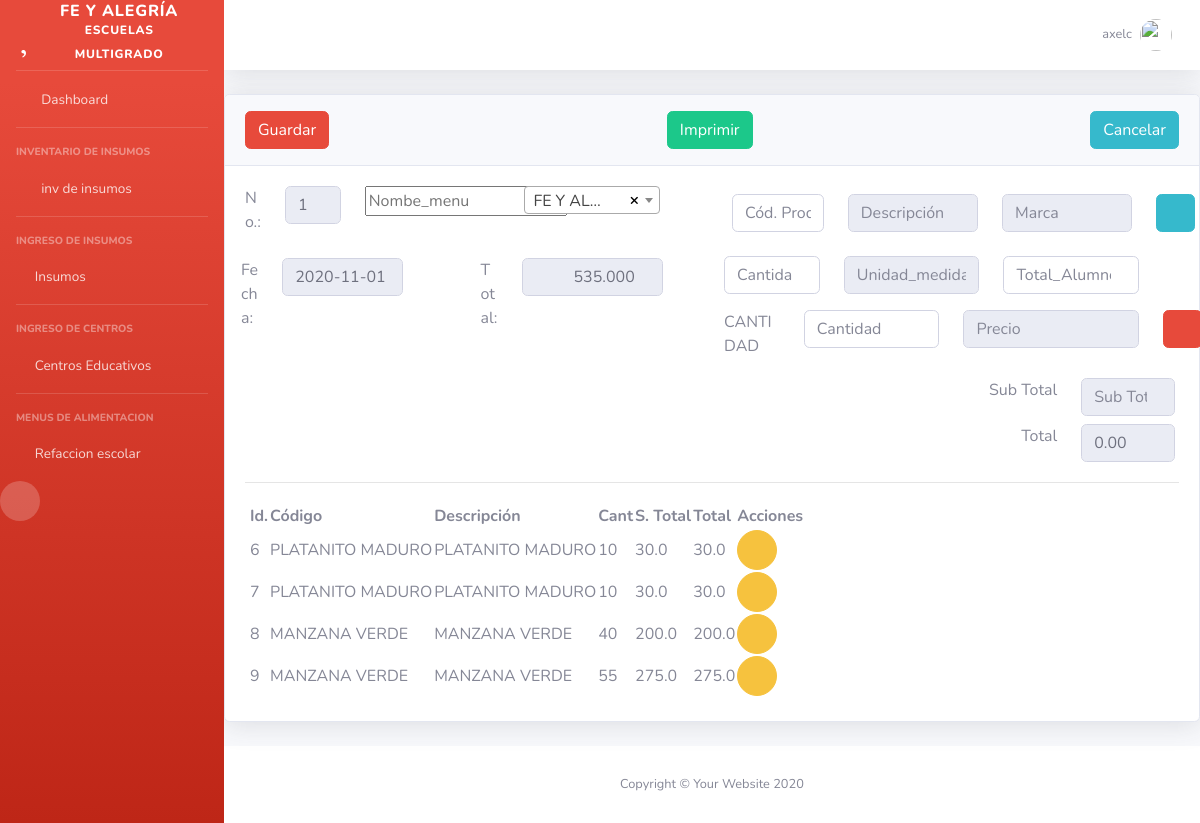
/fac/facturas/edit/1 (signed in), run on the app's committed database.
### fac/models.py (models this page shows, shortened)
class FacturaEnc(ClaseModelo2):
    cliente = models.ForeignKey(Cliente, on_delete=models.CASCADE)
    fecha = models.DateTimeField(auto_now_add=True)
    sub_total=models.FloatField(default=0)
    descuento=models.FloatField(default=0)
    total=models.FloatField(default=0)
    class Meta:
        verbose_name_plural = "Encabezado Facturas"
        verbose_name="Encabezado Factura"
        permissions = [
            ('sup_caja_facturaenc','Permisos de Supervisor de Caja Encabezado')
        ]

class FacturaDet(ClaseModelo2):
    factura = models.ForeignKey(FacturaEnc,on_delete=models.CASCADE)
    producto=models.ForeignKey(Producto,on_delete=models.CASCADE)
    cantidad_menu = models.FloatField(default=0)
    total_alumnos= models.FloatField(default=0)
    cantidad=models.BigIntegerField(default=0)
    precio=models.FloatField(default=0)
    sub_total=models.FloatField(default=0)
    descuento=models.FloatField(default=0)
    total=models.FloatField(default=0)
    class Meta:
        verbose_name_plural = "Detalles Facturas"
        verbose_name="Detalle Factura"
        permissions = [
            ('sup_caja_facturadet','Permisos de Supervisor de Caja Detalle')
        ]

### inv/models.py (models this page shows, shortened)
class Producto(ClaseModelo):
    codigo = models.CharField(
        max_length=20,
        unique=True
    )
    descripcion = models.CharField(max_length=200)
    precio = models.FloatField(default=0)
    marca = models.ForeignKey(Marca, on_delete=models.CASCADE)
    unidad = models.ForeignKey(UnidadMedida, on_delete=models.CASCADE)
    subcategoria = models.ForeignKey(SubCategoria, on_delete=models.CASCADE)
    def __str__(self):
        return '{}' .format(self.descripcion)
    class Meta:
        verbose_name_plural= "Productos"

### fac/views.py (the view, shortened to what this page needs)
# urls.py: path('facturas/',FacturaView.as_view(), name="factura_list"),
@login_required(login_url='/login/')
@permission_required('fac.change_facturaenc', login_url='bases:sin_privilegios')
def facturas(request,id=None):
    template_name='fac/facturas.html'
    detalle = {}
    clientes = Cliente.objects.filter(estado=True)
    if request.method == "GET":
        enc = FacturaEnc.objects.filter(pk=id).first()
        if not enc:
            encabezado = {
                'id':0,
                'fecha':datetime.today(),
                'cliente':0,
                'sub_total':0.00,
                'descuento':0.00,
                'total': 0.00
            }
            detalle=None
        else:
            encabezado = {
                'id':enc.id,
                'fecha':enc.fecha,
                'cliente':enc.cliente,
                'sub_total':enc.sub_total,
                'descuento':enc.descuento,
                'total':enc.total
            }
        detalle=FacturaDet.objects.filter(factura=enc)
        contexto = {"enc":encabezado,"det":detalle,"clientes":clientes}
        return render(request,template_name,contexto)

### fac/templates/fac/facturas.html (shortened to what this page needs)
{% extends 'base/base.html' %}
{% block page_content %}
<form method="post" id="frmFacturas">
<div class="card shadow mb-4">
    <div class="card-header py-3 d-flex flex-row align-items-center justify-content-between">
        <a href="#" class="btn btn-danger">Guardar</a>
        <a href="{% url 'fac:factura_imprimir_one' enc.id %}" class="btn btn-success" target="_factura">Imprimir</a>
        <a href="{% url 'fac:factura_list' %}" class="btn btn-info">Cancelar</a>
    </div>
    <div class="card-body">
        <div class="content">
            <div class="row">
                <div class="col-lg-6 form-group">
                    <div class="content">
                        <div class="row ">
                            <div class="col-lg-1">No.:</div>
                            <div class="col-lg-2">
                                <input type="text" name="enc_id" id="enc_id" readonly class="form-control">
                            </div>
                            <div class="col-lg-4 form-group">
                                <input type="text" class="" placeholder="Nombe_menu">
                            </div>
                            <div class="col-lg-4 form-group">
                            </div>
                        </div>
                        <div class="row ">
                            <div class="col-lg-6 p-2" >
                            </div>
                        </div>
                        <div class="row">
                            <div class="col-lg-6 p-2" >
                                <div class="row">
                                    <div class="col-lg-2">
                                        Fecha:
                                    </div>
                                    <div class="col-lg-7 form-group">
                                        <input type="text" name="fecha" id="fecha" class="form-control form-control-user"
                                        value="{{ enc.fecha|date:'Y-m-d' }}" readonly />
                                    </div>
                                </div>
                            </div>
                            <div class="col-lg-6 p-2 form-group">
                                <div class="row">
                                    <div class="col-lg-2">Total:</div>
                                    <div class="col-lg-8">
                                        <input type="number" class="form-control text-right" value="0.00" disabled
                                            name="total" id="total">
                                    </div>
                                </div>
                            </div>
                        </div>
                    </div>
                </div>
                <div class="col-lg-6 from-group">
                    <div class="row p-2">
                        <div class="col-lg-3">
                            <input type="text" class="form-control" name="codigo" id="codigo" placeholder="Cód. Producto">
                        </div>
                        <div class="col-lg-4">
                            <input type="text" class="form-control" name="descripcion" id="descripcion" placeholder="Descripción" disabled>
                        </div>
                        <div class="col-lg-4">
                            <input type="text" class="form-control" name="descripcion" id="descripcion" placeholder="Marca" disabled>
                        </div>
                        <div class="col-lg-1">
                            <button type="button" class="btn btn-info" id="btnBuscar">
                                <i class="fab fa-searchengin"></i>
                            </button>
                        </div>
                    </div>
                    <div class="row ">
                            <div class="col-lg-6 p-2" >
                            </div>
                    </div>
                    <div class="row">
                        <div class="col-lg-3">
                            <input type="number" step="any" class="form-control" name="cantidad_menu" id="cantidad_menu" placeholder="Cantidad_menu" required>
                        </div>
                         <div class="col-lg-4">
                            <input type="text" class="form-control" name="descripcion" id="descripcion" placeholder="Unidad_medida" disabled>
                        </div>
                        <div class="col-lg-4">
                            <input type="number" class="form-control" name="total_alumnos" id="total_alumnos" placeholder="Total_Alumnos" required>
                        </div>
                    </div>
                    <div class="row ">
                            <div class="col-lg-6 p-2" >
                            </div>
                    </div>
                    <div class="row">
                        <div class="col-lg-2">CANTIDAD</div>
                        <div class="col-lg-4">
                            <input type="number" class="form-control" name="cantidad" id="cantidad" placeholder="Cantidad">
                        </div>
                        <div class="col-lg-5">
                            <input type="number" class="form-control" name="precio" id="precio" placeholder="Precio" readonly>
                        </div>
                        <div class="col-lg-1">
                            <button type="submit" class="btn btn-danger" id="btnGuardar"> <i class="far fa-plus-square"></i> </button>
                        </div>
                    </div>
                     <div class="row ">
                            <div class="col-lg-6 p-2" >
                            </div>
                    </div>
                    <div class="row p-1">
                        <div class="col-lg-9 text-right">Sub Total</div>
                        <div class="col-lg-3">
                            <input type="number" class="form-control" name="sub_total_detalle" id="sub_total_detalle" placeholder="Sub Total"
                            readonly  >
                        </div>
                    </div>
                    <div class="row p-1">
                        <div class="col-lg-9 text-right">Total</div>
                        <div class="col-lg-3">
                            <input type="number" class="form-control" name="total_detalle" id="total_detalle" placeholder="Total"
                             value="0.00" readonly>
                        </div>
                    </div>
                </div>
            </div>
          </form>
            <hr>
            <div class="row p-1">
                <div class="col-lg-12">
                    <table
                        data-toggle="table"
                        data-pagination="true"
                        data-search="true"
                        data-show-columns="true"
                        data-show-toggle="true"
                        data-show-fullscreen="true"
                        data-locale="es-NI"
                        >
                        <thead>
                            <th data-sortable="true" data-field="id">Id.</th>
                            <th data-sortable="true" data-field="codigo">Código</th>
                            <th data-sortable="true" data-field="descripcion">Descripción</th>
                            <th data-field="cantidad">Cant</th>
                            <th data-field="subtotal">S. Total</th>
                            <th data-field="total">Total</th>
                            <th class="all">Acciones</th>
                        </thead>
                        <tbody>
                            {% for item in det%}
                            <tr>
                                <td>{{ item.id }}</td>
                                <td>{{ item.producto }}</td>
                                <td>{{ item.producto.descripcion }}</td>
                                <td>{{ item.cantidad }}</td>
                                <td>{{ item.sub_total }}</td>
                                <td>{{ item.total }}</td>
                            <td>
                                <button type="button" class="btn btn-warning btn-circle"
                                    onclick="borrar_detalle({{ item.id }})">
                                    <i class="fas fa-history"></i>
                                </button>
                            </td>
                            </tr>
                            {% endfor %}
                        </tbody>
                    </table>
                </div>
            </div>
        </div>
    </div>
</div>
{% endblock %}
{% block js_page %}
        {% load l10n %}
{% endblock %}

### templates/base/base.html (shortened to what this page needs)
{% load static %}
<!DOCTYPE html>
<html lang="es">
<head>
  <link href="{% static 'base/vendor/fontawesome-free/css/all.min.css' %}" rel="stylesheet" type="text/css">
  <link href="{% static 'base/vendor/fontawesome-free/css/fontawesome.min.css'%}" rel="stylesheet" type="text/css">
  <link href="{% static 'base/css/sb-admin-2.min.css' %}" rel="stylesheet">
    <link href=" {% static 'base/vendor/datatables/dataTables.bootstrap4.min.css' %}" rel="stylesheet">
    <link href=" {% static 'base/vendor/jquery_confirm/jquery-confirm.min.css' %}" rel="stylesheet">
    <link rel="stylesheet" href="https://cdnjs.cloudflare.com/ajax/libs/jquery-datetimepicker/2.5.20/jquery.datetimepicker.min.css">
    <link rel="stylesheet" href="https://unpkg.com/bootstrap-table@1.18.0/dist/bootstrap-table.min.css">
    <link href="https://cdn.jsdelivr.net/npm/select2@4.1.0-beta.1/dist/css/select2.min.css" rel="stylesheet" />
</head>
<body id="page-top" class="bg-gradient-danger">
   {% block side_bar %}
  <div id="wrapper">
    <ul class="navbar-nav bg-gradient-danger sidebar sidebar-dark accordion" id="accordionSidebar">
      <a class="sidebar-brand d-flex align-items-center justify-content-center" href="{% url 'sisfya:home' %}">
        <div class="sidebar-brand-icon rotate-n-15">
          <i class="far fa-heart fa-2x " style="font-size: 2.54em;"></i>
        </div>
        <div class="sidebar-brand-text mx-3"> FE Y ALEGRÍA <sup>escuelas multigrado</sup></div>
      </a>
      <hr class="sidebar-divider my-0">
      <li class="nav-item">
        <a class="nav-link" href="{% url 'sisfya:home' %}">
          <i class="fas fa-fw fa-tachometer-alt"></i>
          <span>Dashboard</span></a>
      </li>
      <hr class="sidebar-divider">
      <div class="sidebar-heading">
        Inventario de Insumos
      </div>
      <li class="nav-item">
        <a class="nav-link collapsed" href="#" data-toggle="collapse" data-target="#collapseTwo" aria-expanded="true" aria-controls="collapseTwo">
          <i class="fas fa-fw fa-cog"></i>
          <span>inv de insumos</span>
        </a>
      </li>
      <hr class="sidebar-divider">
      <div class="sidebar-heading">
        Ingreso de Insumos
      </div>
     <li class="nav-item">
        <a class="nav-link collapsed" href="#" data-toggle="collapse" data-target="#collapseUtilities" aria-expanded="true" aria-controls="collapseUtilities">
          <i class="fas fa-apple-alt"></i>
          <span>Insumos</span>
        </a>
       <hr class="sidebar-divider">
      <div class="sidebar-heading">
        Ingreso de Centros
      </div>
      <li class="nav-item">
        <a class="nav-link collapsed" href="#" data-toggle="collapse" data-target="#collapseCentros" aria-expanded="true" aria-controls="collapseCentros">
          <i class="fas fa-school"></i>
          <span>Centros Educativos</span>
        </a>
      <hr class="sidebar-divider">
      <div class="sidebar-heading">
        Menus de Alimentacion
      </div>
      <li class="nav-item">
        <a class="nav-link collapsed" href="#" data-toggle="collapse" data-target="#collapseMenu" aria-expanded="true" aria-controls="collapseMenu">
          <i class="fas fa-school"></i>
          <span>Refaccion escolar</span>
        </a>
      <div class="text-center d-none d-md-inline">
        <button class="rounded-circle border-0" id="sidebarToggle"></button>
      </div>
    </ul>
    {% endblock side_bar  %}
    <div id="content-wrapper" class="d-flex flex-column">
      <div id="content">
        {% block top_bar %}
        <nav class="navbar navbar-expand navbar-light bg-white topbar mb-4 static-top shadow">
          <ul class="navbar-nav ml-auto">
            <li class="nav-item dropdown no-arrow d-sm-none">
            <li class="nav-item dropdown no-arrow">
              <a class="nav-link dropdown-toggle" href="#" id="userDropdown" role="button" data-toggle="dropdown" aria-haspopup="true" aria-expanded="false">
                <span class="mr-2 d-none d-lg-inline text-gray-600 small">{{ user.username }}</span>
                <img class="img-profile rounded-circle" src="{% static 'base/img/usuario.png'%}">
              </a>
            </li>
          </ul>
        </nav>
        {% endblock top_bar %}
        {% block page_content %}{% endblock page_content %}
        {% block footer %}
      <footer class="sticky-footer bg-white">
        <div class="container my-auto">
          <div class="copyright text-center my-auto">
            <span>Copyright &copy; Your Website 2020</span>
          </div>
        </div>
      </footer>
  {% endblock footer %}
</body>
</html>

### data on the page
FacturaEnc: fecha "2020-11-01"
FacturaDet: id "6", producto "PLATANITO MADURO", producto.descripcion "PLATANITO MADURO", cantidad "10", sub_total "30.0", total "30.0"
FacturaDet: id "7", producto "PLATANITO MADURO", producto.descripcion "PLATANITO MADURO", cantidad "10", sub_total "30.0", total "30.0"
FacturaDet: id "8", producto "MANZANA VERDE", producto.descripcion "MANZANA VERDE", cantidad "40", sub_total "200.0", total "200.0"
FacturaDet: id "9", producto "MANZANA VERDE", producto.descripcion "MANZANA VERDE", cantidad "55", sub_total "275.0", total "275.0"

### other printed values
{{ user.username }} "axelc"
